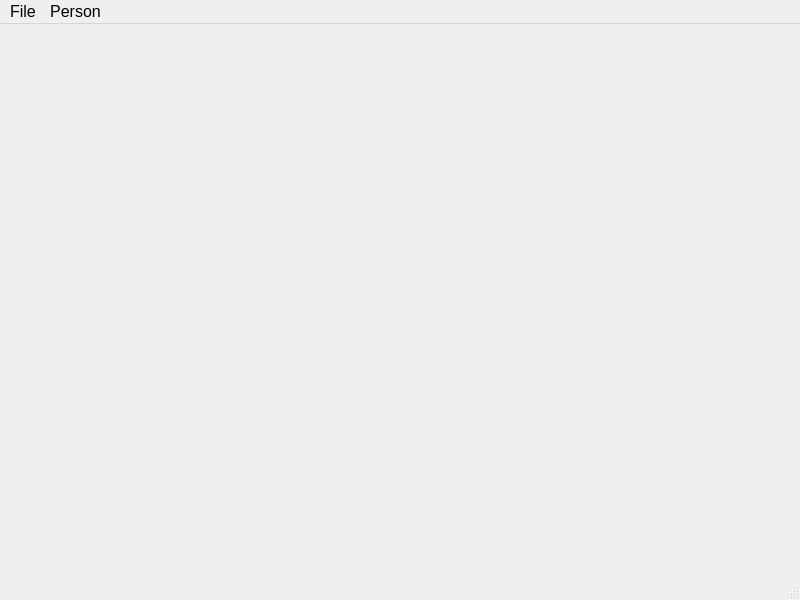
<?xml version="1.0" encoding="UTF-8"?>
<ui version="4.0">
 <class>mw_Main</class>
 <widget class="QMainWindow" name="mw_Main">
  <property name="geometry">
   <rect>
    <x>0</x>
    <y>0</y>
    <width>800</width>
    <height>600</height>
   </rect>
  </property>
  <property name="font">
   <font>
    <pointsize>12</pointsize>
   </font>
  </property>
  <property name="windowTitle">
   <string>Sample Application</string>
  </property>
  <widget class="QWidget" name="centralwidget"/>
  <widget class="QMenuBar" name="menubar">
   <property name="geometry">
    <rect>
     <x>0</x>
     <y>0</y>
     <width>800</width>
     <height>33</height>
    </rect>
   </property>
   <widget class="QMenu" name="menuFile">
    <property name="title">
     <string>File</string>
    </property>
    <addaction name="action_Quit"/>
   </widget>
   <widget class="QMenu" name="menuPerson">
    <property name="title">
     <string>Person</string>
    </property>
    <addaction name="action_AddPerson"/>
   </widget>
   <addaction name="menuFile"/>
   <addaction name="menuPerson"/>
  </widget>
  <widget class="QStatusBar" name="statusbar"/>
  <action name="action_Quit">
   <property name="text">
    <string>Quit</string>
   </property>
   <property name="font">
    <font>
     <pointsize>12</pointsize>
    </font>
   </property>
  </action>
  <action name="action_AddPerson">
   <property name="text">
    <string>Add Person</string>
   </property>
   <property name="font">
    <font>
     <pointsize>12</pointsize>
    </font>
   </property>
  </action>
 </widget>
 <resources/>
 <connections/>
</ui>
